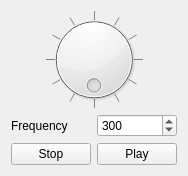
<?xml version="1.0" encoding="UTF-8"?>
<ui version="4.0">
 <class>AngleTesterClass</class>
 <widget class="QMainWindow" name="AngleTesterClass">
  <property name="geometry">
   <rect>
    <x>0</x>
    <y>0</y>
    <width>176</width>
    <height>176</height>
   </rect>
  </property>
  <property name="windowTitle">
   <string>AngleTester</string>
  </property>
  <widget class="QWidget" name="centralWidget">
   <layout class="QVBoxLayout" name="verticalLayout">
    <item>
     <widget class="QDial" name="_angle">
      <property name="maximum">
       <number>359</number>
      </property>
      <property name="tracking">
       <bool>true</bool>
      </property>
      <property name="invertedAppearance">
       <bool>false</bool>
      </property>
      <property name="invertedControls">
       <bool>false</bool>
      </property>
      <property name="wrapping">
       <bool>true</bool>
      </property>
      <property name="notchTarget">
       <double>30.000000000000000</double>
      </property>
      <property name="notchesVisible">
       <bool>true</bool>
      </property>
     </widget>
    </item>
    <item>
     <layout class="QFormLayout" name="formLayout">
      <item row="0" column="0">
       <widget class="QLabel" name="frequencyLabel">
        <property name="text">
         <string>Frequency</string>
        </property>
       </widget>
      </item>
      <item row="0" column="1">
       <widget class="QSpinBox" name="_frequency">
        <property name="maximum">
         <number>500</number>
        </property>
        <property name="value">
         <number>300</number>
        </property>
       </widget>
      </item>
      <item row="1" column="1">
       <widget class="QPushButton" name="_play">
        <property name="text">
         <string>Play</string>
        </property>
       </widget>
      </item>
      <item row="1" column="0">
       <widget class="QPushButton" name="_stop">
        <property name="text">
         <string>Stop</string>
        </property>
       </widget>
      </item>
     </layout>
    </item>
   </layout>
  </widget>
 </widget>
 <layoutdefault spacing="6" margin="11"/>
 <resources>
  <include location="angletester.qrc"/>
 </resources>
 <connections/>
</ui>
